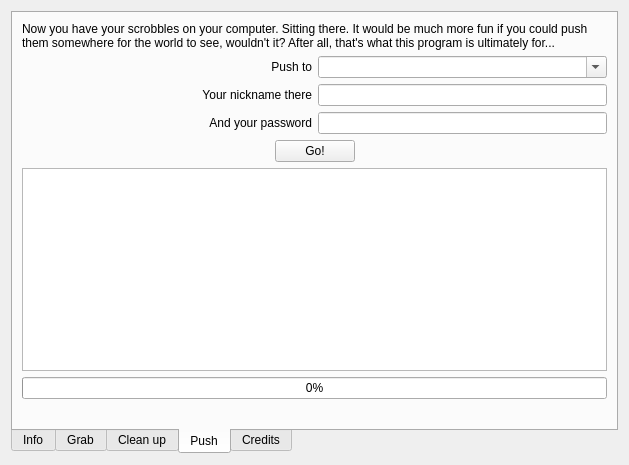
<ui version="4.0" >
 <class>tvScrobbles1_2</class>
 <widget class="QWidget" name="tvScrobbles1_2" >
  <property name="geometry" >
   <rect>
    <x>0</x>
    <y>0</y>
    <width>629</width>
    <height>465</height>
   </rect>
  </property>
  <property name="windowTitle" >
   <string>Lastscrape GUI</string>
  </property>
  <layout class="QGridLayout" >
   <item row="0" column="0" >
    <widget class="QTabWidget" name="twTabs" >
     <property name="tabPosition" >
      <enum>QTabWidget::South</enum>
     </property>
     <property name="currentIndex" >
      <number>3</number>
     </property>
     <widget class="QWidget" name="tabInfo" >
      <attribute name="title" >
       <string>Info</string>
      </attribute>
      <layout class="QGridLayout" >
       <item row="0" column="0" colspan="3" >
        <widget class="QLabel" name="label" >
         <property name="text" >
          <string>Welcome to Lastscrape GUI!</string>
         </property>
        </widget>
       </item>
       <item row="1" column="0" colspan="5" >
        <widget class="QLabel" name="label_2" >
         <property name="text" >
          <string>This little gizmo lets you grab your listening history from last.fm and store it on your computer or upload it to another place – libre.fm, say.</string>
         </property>
         <property name="alignment" >
          <set>Qt::AlignLeading|Qt::AlignLeft|Qt::AlignTop</set>
         </property>
         <property name="wordWrap" >
          <bool>true</bool>
         </property>
        </widget>
       </item>
       <item row="2" column="0" colspan="5" >
        <widget class="QLabel" name="label_3" >
         <property name="text" >
          <string>To start, we'll need a few pieces of info from you:</string>
         </property>
        </widget>
       </item>
       <item row="3" column="0" >
        <widget class="QLabel" name="label_4" >
         <property name="text" >
          <string>Your last.fm nickname:</string>
         </property>
        </widget>
       </item>
       <item row="3" column="2" colspan="3" >
        <widget class="QLineEdit" name="txtUsername" >
         <property name="text" >
          <string/>
         </property>
        </widget>
       </item>
       <item row="4" column="0" colspan="2" >
        <widget class="QLabel" name="label_5" >
         <property name="text" >
          <string>The file to which your listens will be saved:</string>
         </property>
        </widget>
       </item>
       <item row="4" column="2" colspan="2" >
        <widget class="QLineEdit" name="txtFilename" >
         <property name="text" >
          <string>listens.txt</string>
         </property>
        </widget>
       </item>
       <item row="4" column="4" >
        <widget class="QPushButton" name="btnChangeFilename" >
         <property name="text" >
          <string>Change</string>
         </property>
        </widget>
       </item>
       <item row="5" column="0" colspan="5" >
        <widget class="QLabel" name="label_16" >
         <property name="text" >
          <string>Note that we don't need your last.fm password, but your profile does have to be public.</string>
         </property>
         <property name="wordWrap" >
          <bool>true</bool>
         </property>
        </widget>
       </item>
       <item row="6" column="0" colspan="5" >
        <widget class="QLabel" name="label_6" >
         <property name="text" >
          <string>This will take a while, because last.fm has some limits on accessing their pages automatically. After you click the button, go have a coffee or do something interesting. I wouldn't recommend listening to music though — sending more scrobbles to last.fm could confuse this program.</string>
         </property>
         <property name="alignment" >
          <set>Qt::AlignLeading|Qt::AlignLeft|Qt::AlignTop</set>
         </property>
         <property name="wordWrap" >
          <bool>true</bool>
         </property>
        </widget>
       </item>
       <item row="7" column="0" colspan="5" >
        <layout class="QHBoxLayout" >
         <item>
          <spacer>
           <property name="orientation" >
            <enum>Qt::Horizontal</enum>
           </property>
           <property name="sizeHint" >
            <size>
             <width>151</width>
             <height>20</height>
            </size>
           </property>
          </spacer>
         </item>
         <item>
          <widget class="QPushButton" name="btnGrab" >
           <property name="text" >
            <string>Grab the scrobbles!</string>
           </property>
          </widget>
         </item>
         <item>
          <spacer>
           <property name="orientation" >
            <enum>Qt::Horizontal</enum>
           </property>
           <property name="sizeHint" >
            <size>
             <width>243</width>
             <height>27</height>
            </size>
           </property>
          </spacer>
         </item>
        </layout>
       </item>
       <item row="8" column="1" >
        <spacer>
         <property name="orientation" >
          <enum>Qt::Vertical</enum>
         </property>
         <property name="sizeHint" >
          <size>
           <width>20</width>
           <height>20</height>
          </size>
         </property>
        </spacer>
       </item>
       <item row="9" column="0" colspan="5" >
        <widget class="QLabel" name="label_7" >
         <property name="text" >
          <string>If you've already done this (successfully), you can go directly to the cleanup section. The track list will be loaded from the file.</string>
         </property>
         <property name="wordWrap" >
          <bool>true</bool>
         </property>
        </widget>
       </item>
       <item row="10" column="0" colspan="3" >
        <spacer>
         <property name="orientation" >
          <enum>Qt::Horizontal</enum>
         </property>
         <property name="sizeHint" >
          <size>
           <width>391</width>
           <height>20</height>
          </size>
         </property>
        </spacer>
       </item>
       <item row="10" column="3" colspan="2" >
        <widget class="QPushButton" name="btnToCleanup" >
         <property name="text" >
          <string>Read from file »</string>
         </property>
        </widget>
       </item>
      </layout>
     </widget>
     <widget class="QWidget" name="tabGrab" >
      <attribute name="title" >
       <string>Grab</string>
      </attribute>
      <layout class="QGridLayout" >
       <item row="0" column="0" >
        <widget class="QLabel" name="label_8" >
         <property name="text" >
          <string>You're now at level 2. There's not much to do here, unless you enjoy watching your entire listening history unfold before your eyes (which is sort of cool in its own way).</string>
         </property>
         <property name="wordWrap" >
          <bool>true</bool>
         </property>
        </widget>
       </item>
       <item row="1" column="0" >
        <widget class="QLabel" name="label_9" >
         <property name="text" >
          <string>Last Scraped Tracks:</string>
         </property>
        </widget>
       </item>
       <item row="6" column="0" >
        <widget class="QLabel" name="label_11" >
         <property name="text" >
          <string>When it's all done, the next page will open automatically.</string>
         </property>
        </widget>
       </item>
       <item row="2" column="0" >
        <widget class="QTreeView" name="tvScrobbles1" >
         <property name="uniformRowHeights" >
          <bool>true</bool>
         </property>
        </widget>
       </item>
       <item row="4" column="0" >
        <widget class="QLabel" name="lblScrapeStatus" >
         <property name="text" >
          <string>TextLabel</string>
         </property>
        </widget>
       </item>
      </layout>
     </widget>
     <widget class="QWidget" name="tabCleanup" >
      <attribute name="title" >
       <string>Clean up</string>
      </attribute>
      <layout class="QVBoxLayout" >
       <item>
        <widget class="QLabel" name="label_12" >
         <property name="text" >
          <string>And here they are — all of your scrobbles in a nice list. Look at them, admire them, and if something's wrong, fix them.</string>
         </property>
         <property name="wordWrap" >
          <bool>true</bool>
         </property>
        </widget>
       </item>
       <item>
        <widget class="QTreeView" name="tvScrobbles2" >
         <property name="uniformRowHeights" >
          <bool>true</bool>
         </property>
        </widget>
       </item>
       <item>
        <widget class="QLabel" name="label_10" >
         <property name="text" >
          <string>(If you need more control, click Save, then exit this program and edit your file directly.)</string>
         </property>
        </widget>
       </item>
       <item>
        <layout class="QHBoxLayout" >
         <item>
          <widget class="QProgressBar" name="bpLoad" >
           <property name="sizePolicy" >
            <sizepolicy vsizetype="Fixed" hsizetype="Expanding" >
             <horstretch>10</horstretch>
             <verstretch>0</verstretch>
            </sizepolicy>
           </property>
           <property name="maximum" >
            <number>0</number>
           </property>
           <property name="value" >
            <number>-1</number>
           </property>
          </widget>
         </item>
         <item>
          <widget class="QLabel" name="lblCleanupStatus" >
           <property name="sizePolicy" >
            <sizepolicy vsizetype="Preferred" hsizetype="Expanding" >
             <horstretch>0</horstretch>
             <verstretch>0</verstretch>
            </sizepolicy>
           </property>
           <property name="text" >
            <string>...</string>
           </property>
           <property name="alignment" >
            <set>Qt::AlignRight|Qt::AlignTrailing|Qt::AlignVCenter</set>
           </property>
           <property name="wordWrap" >
            <bool>false</bool>
           </property>
          </widget>
         </item>
         <item>
          <widget class="QPushButton" name="btnSave" >
           <property name="text" >
            <string>Save »</string>
           </property>
          </widget>
         </item>
        </layout>
       </item>
      </layout>
     </widget>
     <widget class="QWidget" name="tabPush" >
      <attribute name="title" >
       <string>Push</string>
      </attribute>
      <layout class="QGridLayout" >
       <item row="0" column="0" colspan="2" >
        <widget class="QLabel" name="label_14" >
         <property name="text" >
          <string>Now you have your scrobbles on your computer. Sitting there. It would be much more fun if you could push them somewhere for the world to see, wouldn't it? After all, that's what this program is ultimately for...</string>
         </property>
         <property name="wordWrap" >
          <bool>true</bool>
         </property>
        </widget>
       </item>
       <item row="1" column="0" >
        <widget class="QLabel" name="label_15" >
         <property name="sizePolicy" >
          <sizepolicy vsizetype="Preferred" hsizetype="Expanding" >
           <horstretch>0</horstretch>
           <verstretch>0</verstretch>
          </sizepolicy>
         </property>
         <property name="text" >
          <string>Push to</string>
         </property>
         <property name="alignment" >
          <set>Qt::AlignRight|Qt::AlignTrailing|Qt::AlignVCenter</set>
         </property>
        </widget>
       </item>
       <item row="1" column="1" >
        <widget class="QComboBox" name="cbServer" >
         <property name="editable" >
          <bool>true</bool>
         </property>
        </widget>
       </item>
       <item row="2" column="0" >
        <widget class="QLabel" name="label_17" >
         <property name="text" >
          <string>Your nickname there</string>
         </property>
         <property name="alignment" >
          <set>Qt::AlignRight|Qt::AlignTrailing|Qt::AlignVCenter</set>
         </property>
        </widget>
       </item>
       <item row="2" column="1" >
        <widget class="QLineEdit" name="txtLibreUsername" >
         <property name="text" >
          <string/>
         </property>
        </widget>
       </item>
       <item row="3" column="0" >
        <widget class="QLabel" name="label_18" >
         <property name="text" >
          <string>And your password</string>
         </property>
         <property name="alignment" >
          <set>Qt::AlignRight|Qt::AlignTrailing|Qt::AlignVCenter</set>
         </property>
        </widget>
       </item>
       <item row="3" column="1" >
        <widget class="QLineEdit" name="txtLibrePassword" >
         <property name="text" >
          <string/>
         </property>
         <property name="echoMode" >
          <enum>QLineEdit::Password</enum>
         </property>
        </widget>
       </item>
       <item row="4" column="0" colspan="2" >
        <layout class="QHBoxLayout" >
         <item>
          <spacer>
           <property name="orientation" >
            <enum>Qt::Horizontal</enum>
           </property>
           <property name="sizeHint" >
            <size>
             <width>181</width>
             <height>20</height>
            </size>
           </property>
          </spacer>
         </item>
         <item>
          <widget class="QPushButton" name="btnImport" >
           <property name="text" >
            <string>Go!</string>
           </property>
          </widget>
         </item>
         <item>
          <spacer>
           <property name="orientation" >
            <enum>Qt::Horizontal</enum>
           </property>
           <property name="sizeHint" >
            <size>
             <width>241</width>
             <height>20</height>
            </size>
           </property>
          </spacer>
         </item>
        </layout>
       </item>
       <item row="6" column="0" colspan="2" >
        <widget class="QTreeView" name="tvScrobbles3" >
         <property name="uniformRowHeights" >
          <bool>true</bool>
         </property>
        </widget>
       </item>
       <item row="7" column="0" colspan="2" >
        <widget class="QProgressBar" name="pgUpload" >
         <property name="value" >
          <number>0</number>
         </property>
        </widget>
       </item>
       <item row="8" column="0" colspan="2" >
        <widget class="QLabel" name="lblUploadProgress" >
         <property name="text" >
          <string/>
         </property>
        </widget>
       </item>
      </layout>
     </widget>
     <widget class="QWidget" name="tabCredits" >
      <attribute name="title" >
       <string>Credits</string>
      </attribute>
      <layout class="QGridLayout" >
       <item row="0" column="0" >
        <widget class="QLabel" name="label_21" >
         <property name="text" >
          <string>Libre.fm is made by the gentlemen and ladies listed at http://libre.fm/contributors.</string>
         </property>
        </widget>
       </item>
       <item row="1" column="0" >
        <widget class="QLabel" name="label_22" >
         <property name="text" >
          <string>This intrerface for the lastscrape scripts was made by Petr Viktorin &lt;encukou>, and is provided to you, like the rest of last.fm, under the GNU General Public License.</string>
         </property>
         <property name="wordWrap" >
          <bool>true</bool>
         </property>
        </widget>
       </item>
       <item row="2" column="0" >
        <widget class="QLabel" name="label_23" >
         <property name="text" >
          <string>This program is free software: you can redistribute it and/or modify it under the terms of the GNU General Public License as published by the Free Software Foundation, either version 3 of the License, or (at your option) any later version.

This program is distributed in the hope that it will be useful, but WITHOUT ANY WARRANTY; without even the implied warranty of MERCHANTABILITY or FITNESS FOR A PARTICULAR PURPOSE.  See the GNU General Public License for more details.

You should have received a copy of the GNU General Public License along with this program.  If not, see &lt;http://www.gnu.org/licenses/>.</string>
         </property>
         <property name="wordWrap" >
          <bool>true</bool>
         </property>
        </widget>
       </item>
       <item row="3" column="0" >
        <spacer>
         <property name="orientation" >
          <enum>Qt::Vertical</enum>
         </property>
         <property name="sizeHint" >
          <size>
           <width>20</width>
           <height>111</height>
          </size>
         </property>
        </spacer>
       </item>
      </layout>
     </widget>
    </widget>
   </item>
  </layout>
 </widget>
 <resources/>
 <connections/>
</ui>
